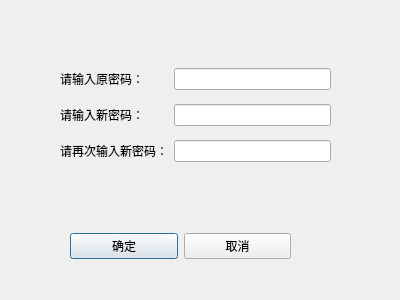
<?xml version="1.0" encoding="UTF-8"?>
<ui version="4.0">
 <class>PasswordDialog</class>
 <widget class="QDialog" name="PasswordDialog">
  <property name="geometry">
   <rect>
    <x>0</x>
    <y>0</y>
    <width>400</width>
    <height>300</height>
   </rect>
  </property>
  <property name="windowTitle">
   <string>Dialog</string>
  </property>
  <widget class="QLabel" name="result">
   <property name="geometry">
    <rect>
     <x>110</x>
     <y>190</y>
     <width>141</width>
     <height>20</height>
    </rect>
   </property>
   <property name="text">
    <string/>
   </property>
  </widget>
  <widget class="QWidget" name="layoutWidget">
   <property name="geometry">
    <rect>
     <x>60</x>
     <y>60</y>
     <width>271</width>
     <height>111</height>
    </rect>
   </property>
   <layout class="QGridLayout" name="gridLayout">
    <item row="0" column="0">
     <widget class="QLabel" name="label">
      <property name="text">
       <string>请输入原密码：</string>
      </property>
     </widget>
    </item>
    <item row="0" column="1">
     <widget class="QLineEdit" name="old">
      <property name="echoMode">
       <enum>QLineEdit::Password</enum>
      </property>
     </widget>
    </item>
    <item row="1" column="0">
     <widget class="QLabel" name="label_2">
      <property name="text">
       <string>请输入新密码：</string>
      </property>
     </widget>
    </item>
    <item row="1" column="1">
     <widget class="QLineEdit" name="new1">
      <property name="echoMode">
       <enum>QLineEdit::Password</enum>
      </property>
     </widget>
    </item>
    <item row="2" column="0">
     <widget class="QLabel" name="label_3">
      <property name="text">
       <string>请再次输入新密码：</string>
      </property>
     </widget>
    </item>
    <item row="2" column="1">
     <widget class="QLineEdit" name="new2">
      <property name="echoMode">
       <enum>QLineEdit::Password</enum>
      </property>
     </widget>
    </item>
   </layout>
  </widget>
  <widget class="QWidget" name="layoutWidget">
   <property name="geometry">
    <rect>
     <x>70</x>
     <y>230</y>
     <width>221</width>
     <height>32</height>
    </rect>
   </property>
   <layout class="QHBoxLayout" name="horizontalLayout">
    <item>
     <widget class="QPushButton" name="confirm">
      <property name="text">
       <string>确定</string>
      </property>
     </widget>
    </item>
    <item>
     <widget class="QPushButton" name="cancel">
      <property name="text">
       <string>取消</string>
      </property>
     </widget>
    </item>
   </layout>
  </widget>
 </widget>
 <resources/>
 <connections/>
</ui>
